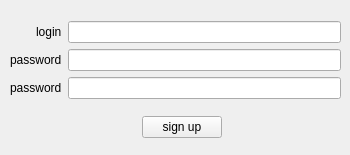
<?xml version="1.0" encoding="UTF-8"?>
<ui version="4.0">
 <class>Register</class>
 <widget class="QWidget" name="Register">
  <property name="geometry">
   <rect>
    <x>0</x>
    <y>0</y>
    <width>350</width>
    <height>155</height>
   </rect>
  </property>
  <property name="sizePolicy">
   <sizepolicy hsizetype="Fixed" vsizetype="Fixed">
    <horstretch>0</horstretch>
    <verstretch>0</verstretch>
   </sizepolicy>
  </property>
  <property name="minimumSize">
   <size>
    <width>350</width>
    <height>155</height>
   </size>
  </property>
  <property name="maximumSize">
   <size>
    <width>350</width>
    <height>155</height>
   </size>
  </property>
  <property name="windowTitle">
   <string>Register</string>
  </property>
  <widget class="QWidget" name="layoutWidget">
   <property name="geometry">
    <rect>
     <x>10</x>
     <y>10</y>
     <width>331</width>
     <height>141</height>
    </rect>
   </property>
   <layout class="QVBoxLayout" name="verticalLayout_3">
    <item>
     <layout class="QHBoxLayout" name="horizontalLayout_4">
      <item>
       <layout class="QVBoxLayout" name="verticalLayout">
        <item alignment="Qt::AlignRight">
         <widget class="QLabel" name="loginLabel">
          <property name="text">
           <string>login</string>
          </property>
         </widget>
        </item>
        <item>
         <widget class="QLabel" name="password1Label">
          <property name="text">
           <string>password</string>
          </property>
         </widget>
        </item>
        <item>
         <widget class="QLabel" name="password2Label">
          <property name="text">
           <string>password</string>
          </property>
         </widget>
        </item>
       </layout>
      </item>
      <item>
       <layout class="QHBoxLayout" name="horizontalLayout_3">
        <item>
         <layout class="QVBoxLayout" name="verticalLayout_2">
          <item>
           <widget class="QLineEdit" name="loginLine"/>
          </item>
          <item>
           <widget class="QLineEdit" name="password1Line"/>
          </item>
          <item>
           <widget class="QLineEdit" name="password2Line"/>
          </item>
         </layout>
        </item>
       </layout>
      </item>
     </layout>
    </item>
    <item>
     <layout class="QHBoxLayout" name="horizontalLayout_5">
      <item>
       <spacer name="horizontalSpacer">
        <property name="orientation">
         <enum>Qt::Horizontal</enum>
        </property>
        <property name="sizeHint" stdset="0">
         <size>
          <width>40</width>
          <height>20</height>
         </size>
        </property>
       </spacer>
      </item>
      <item>
       <widget class="QLabel" name="warningLabel">
        <property name="text">
         <string/>
        </property>
       </widget>
      </item>
      <item>
       <widget class="QPushButton" name="signUpButton">
        <property name="text">
         <string>sign up</string>
        </property>
       </widget>
      </item>
      <item>
       <spacer name="horizontalSpacer_2">
        <property name="orientation">
         <enum>Qt::Horizontal</enum>
        </property>
        <property name="sizeHint" stdset="0">
         <size>
          <width>40</width>
          <height>20</height>
         </size>
        </property>
       </spacer>
      </item>
     </layout>
    </item>
   </layout>
  </widget>
 </widget>
 <tabstops>
  <tabstop>password2Line</tabstop>
  <tabstop>loginLine</tabstop>
 </tabstops>
 <resources/>
 <connections/>
</ui>
